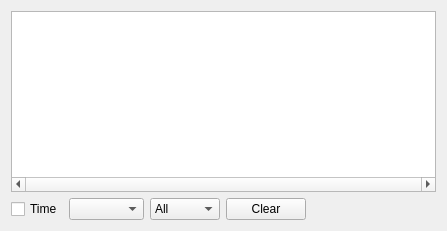
<?xml version="1.0" encoding="UTF-8"?>
<ui version="4.0">
 <class>logDialog</class>
 <widget class="QWidget" name="logDialog">
  <property name="geometry">
   <rect>
    <x>0</x>
    <y>0</y>
    <width>447</width>
    <height>231</height>
   </rect>
  </property>
  <property name="windowTitle">
   <string>Form</string>
  </property>
  <property name="styleSheet">
   <string/>
  </property>
  <layout class="QVBoxLayout" name="verticalLayout">
   <item>
    <widget class="QTreeWidget" name="lw_log">
     <property name="horizontalScrollBarPolicy">
      <enum>Qt::ScrollBarAlwaysOn</enum>
     </property>
     <property name="editTriggers">
      <set>QAbstractItemView::NoEditTriggers</set>
     </property>
     <property name="rootIsDecorated">
      <bool>true</bool>
     </property>
     <property name="animated">
      <bool>false</bool>
     </property>
     <attribute name="headerVisible">
      <bool>false</bool>
     </attribute>
     <column>
      <property name="text">
       <string notr="true">1</string>
      </property>
     </column>
    </widget>
   </item>
   <item>
    <layout class="QHBoxLayout" name="horizontalLayout">
     <item>
      <widget class="QCheckBox" name="cb_time">
       <property name="text">
        <string>Time</string>
       </property>
      </widget>
     </item>
     <item>
      <widget class="QComboBox" name="cb_sockets">
       <property name="minimumSize">
        <size>
         <width>75</width>
         <height>0</height>
        </size>
       </property>
      </widget>
     </item>
     <item>
      <widget class="QComboBox" name="cb_type">
       <property name="minimumSize">
        <size>
         <width>70</width>
         <height>0</height>
        </size>
       </property>
       <item>
        <property name="text">
         <string>All</string>
        </property>
       </item>
       <item>
        <property name="text">
         <string>Arp</string>
        </property>
       </item>
       <item>
        <property name="text">
         <string>Ip</string>
        </property>
       </item>
      </widget>
     </item>
     <item>
      <widget class="QPushButton" name="btn_clear">
       <property name="text">
        <string>Clear</string>
       </property>
       <property name="icon">
        <iconset resource="../../netemul.qrc">
         <normaloff>:/im/images/clean.png</normaloff>:/im/images/clean.png</iconset>
       </property>
      </widget>
     </item>
     <item>
      <spacer name="horizontalSpacer">
       <property name="orientation">
        <enum>Qt::Horizontal</enum>
       </property>
       <property name="sizeHint" stdset="0">
        <size>
         <width>40</width>
         <height>20</height>
        </size>
       </property>
      </spacer>
     </item>
    </layout>
   </item>
  </layout>
 </widget>
 <resources>
  <include location="../../netemul.qrc"/>
 </resources>
 <connections>
  <connection>
   <sender>btn_clear</sender>
   <signal>clicked()</signal>
   <receiver>lw_log</receiver>
   <slot>clear()</slot>
   <hints>
    <hint type="sourcelabel">
     <x>260</x>
     <y>213</y>
    </hint>
    <hint type="destinationlabel">
     <x>223</x>
     <y>99</y>
    </hint>
   </hints>
  </connection>
 </connections>
</ui>
